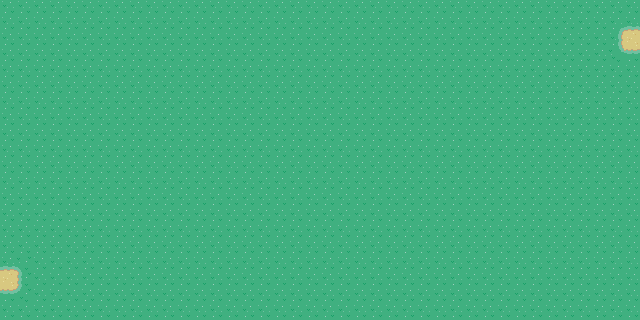

A 2D game scene composited from a Tiled map and its tileset images. What follows is a short description and the map's XML, with each tile layer's data collapsed to a summary:
An orthogonal 40x20 tile map with 16x16 px tiles, 5 tile layers (Tile Layer 1, Tile Layer 2, Tile Layer 3, Tile Layer 4, ...), 6 tilesets and 6 objects (5x event, collision).

<map version="1.10" tiledversion="1.12.1-8-g449813058" orientation="orthogonal" renderorder="right-down" compressionlevel="0" width="40" height="20" tilewidth="16" tileheight="16" infinite="0" nextlayerid="9" nextobjectid="287">
 <properties>
  <property name="edges" value="clamped" />
  <property name="map_type" value="town" />
  <property name="slug" value="aerolume_city" />
 </properties>
 <tileset firstgid="1" source="../gfx/tilesets/core_city_and_country.tsx" />
 <tileset firstgid="1441" source="../gfx/tilesets/core_outdoor.tsx" />
 <tileset firstgid="4216" source="../gfx/tilesets/core_set pieces.tsx" />
 <tileset firstgid="5766" source="../gfx/tilesets/core_buildings.tsx" />
 <tileset firstgid="8116" source="../gfx/tilesets/core_outdoor_water.tsx" />
 <tileset firstgid="16308" source="../gfx/tilesets/core_outdoor_nature.tsx" />
 <layer id="1" name="Tile Layer 1" width="40" height="20">
  <data>[800 cells, 800 non-empty, 1 distinct tile ids]</data>
 </layer>
 <layer id="2" name="Tile Layer 2" width="40" height="20">
  <data>[800 cells, 12 non-empty, 9 distinct tile ids]</data>
 </layer>
 <layer id="3" name="Tile Layer 3" width="40" height="20">
  <data>[800 cells, 0 non-empty, 0 distinct tile ids]</data>
 </layer>
 <layer id="4" name="Tile Layer 4" width="40" height="20">
  <data>[800 cells, 0 non-empty, 0 distinct tile ids]</data>
 </layer>
 <layer id="5" name="Above Player" width="40" height="20">
  <data>[800 cells, 0 non-empty, 0 distinct tile ids]</data>
 </layer>
 <objectgroup color="#ff0000" id="6" name="Collisions">
  <properties>
   <property name="Collision" value="" />
  </properties>
  <object id="179" type="collision" x="240" y="0" width="16" height="16" />
 </objectgroup>
 <objectgroup color="#ffff00" id="7" name="Events">
  <object id="228" name="Play Music" type="event" x="0" y="0" width="16" height="16">
   <properties>
    <property name="act1" value="play_music music_town_theme" />
    <property name="cond1" value="not music_playing music_town_theme" />
   </properties>
  </object>
  <object id="210" name="Environment Day" type="event" x="16" y="0" width="16" height="16">
   <properties>
    <property name="act1" value="set_environment grass" />
    <property name="cond1" value="not time_is stage_of_day,equals,night" />
    <property name="cond2" value="not char_sprite player,swimmer" />
    <property name="cond3" value="not environment_is grass" />
   </properties>
  </object>
  <object id="211" name="Environment Night" type="event" x="32" y="0" width="16" height="16">
   <properties>
    <property name="act1" value="set_environment night_grass" />
    <property name="cond1" value="is time_is stage_of_day,equals,night" />
    <property name="cond2" value="not char_sprite player,swimmer" />
    <property name="cond3" value="not environment_is night_grass" />
   </properties>
  </object>
  <object id="285" name="Teleport to Route6" type="event" x="624" y="16" width="16" height="48">
   <properties>
    <property name="act1" value="transition_teleport player,classic_route_6.tmx,0,2,0.3" />
    <property name="act2" value="char_face player,right" />
    <property name="cond1" value="is char_at player" />
    <property name="cond2" value="is char_facing player,right" />
   </properties>
  </object>
  <object id="286" name="Teleport to Route5" type="event" x="0" y="256" width="16" height="48">
   <properties>
    <property name="act1" value="transition_teleport player,classic_route_5.tmx,39,17,0.3" />
    <property name="act2" value="char_face player,left" />
    <property name="cond1" value="is char_at player" />
    <property name="cond2" value="is char_facing player,left" />
   </properties>
  </object>
 </objectgroup>
</map>
